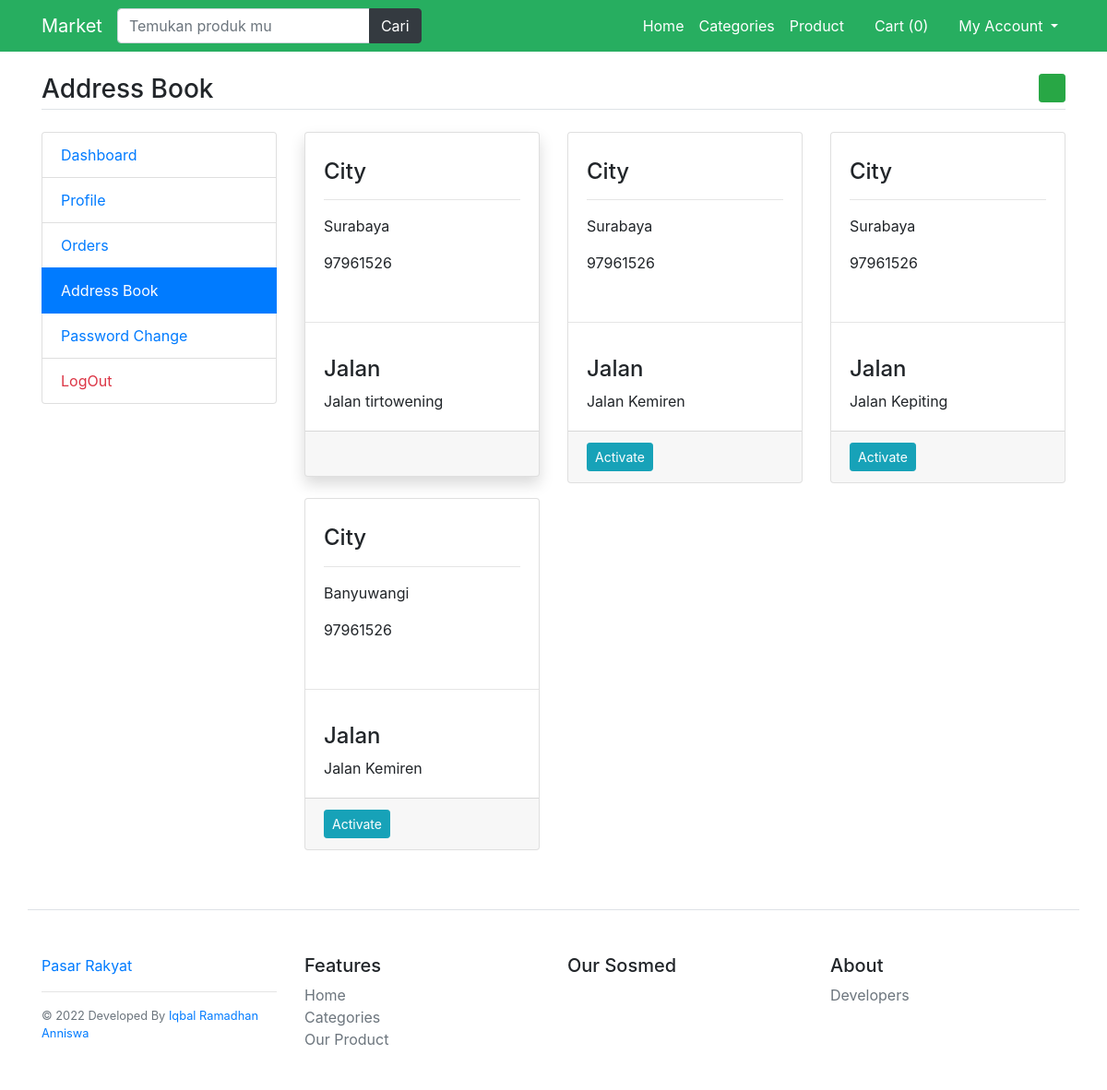
Before: /my_addressbook (signed in) with the older database file.
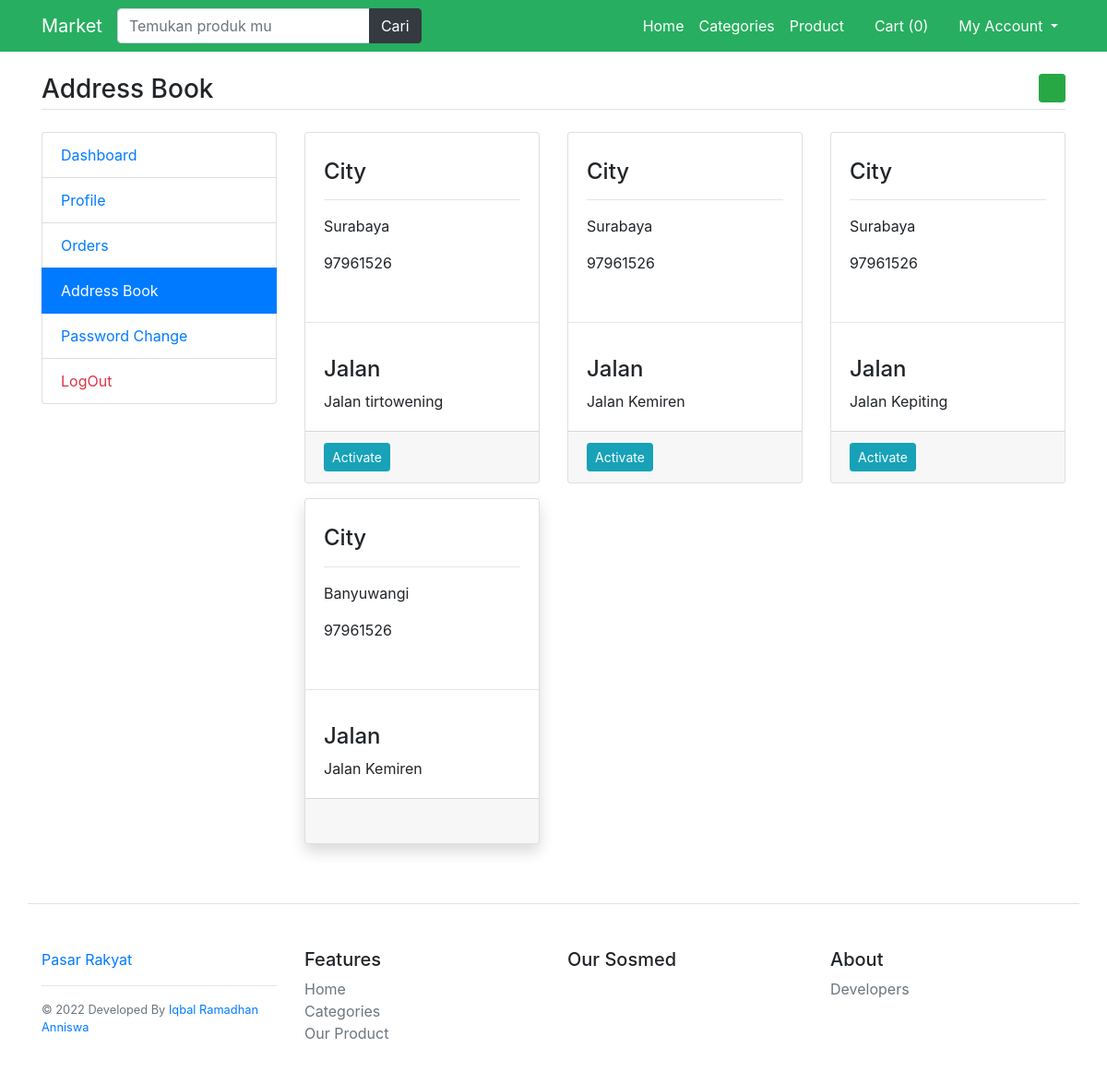
After: the same page with the newer database file.
### main/models.py (models this page shows)
class UserAddressBook(models.Model):
    user=models.ForeignKey(User,on_delete=models.CASCADE)
    mobile=models.CharField(max_length=50,null=True)
    city=models.CharField(max_length=100)
    street=models.CharField(max_length=200)
    status=models.BooleanField(default=False)
    class Meta:
        verbose_name_plural='7.Address Book'

### main/views.py (the view)
# urls.py: path('my_addressbook', views.my_addressbook, name='my_addressbook'),
def my_addressbook(request):
    addbooks=UserAddressBook.objects.filter(user=request.user).order_by('-id')
    return render(request,'user/addressbok.html',{'addbooks':addbooks})

### main/templates/user/addressbok.html (shortened to what this page needs)
{% extends 'base.html' %}
{% load static %}
{% block content %}
<main class="container my-4">
    <h3 class="my-4 border-bottom pb-1">Address Book <a href="{% url 'add-address' %}"
            class="float-right btn btn-sm btn-success"><i class="fa fa-plus"></i></a>
    </h3>
    <div class="row">
        <div class="col-md-3">
            {% include 'user/user-sidebar.html' %}
        </div>
        <div class="col-md-9">
            <div class="row">
                {% for add in addbooks %}
                <div class="col-md-4">
                    <div class="card mb-3 {% if add.status %} shadow {% endif %} address{{add.id}} address">
                        <div class="card-body">
                            <h4>
                                <h4 class="card-text">City</h4>
                                <hr>
                                <p class="card-text">{{add.city}}</p>
                                <p class="card-text">{{add.mobile}}</p>
                            </h4>
                        </div>
                        <hr>
                        <div class="card-body">
                            <h4>Jalan</h4>
                            {{add.street}}
                        </div>
                        {% if add.status %}
                        <div class="card-footer activated{{add.id}}">
                            <i class="fa fa-check-circle text-success check{{add.id}} check"></i>
                            <a href="{% url 'update-address' add.id %}" class="float-right"><i
                                    class="fa fa-edit"></i></a>
                        </div>
                        {% else %}
                        <div class="card-footer footer{{add.id}}">
                            <button data-address="{{add.id}}"
                                class="btn btn-sm btn-info activate-address ">Activate</button>
                            <a href="{% url 'update-address' add.id %}" class="float-right"><i
                                    class="fa fa-edit"></i></a>
                        </div>
                        {% endif %}
                    </div>
                </div>
                {% endfor %}
            </div>
        </div>
    </div>
</main>
{% endblock %}

### main/templates/base.html (shortened to what this page needs)
{% load static %}
<!DOCTYPE html>
<html>
<head>
    <link rel="stylesheet" type="text/css" href="{% static 'fontawesome-free/css/all.min.css' %}" />
    <link rel="stylesheet" type="text/css" href="{% static 'bs4/bootstrap.min.css' %}" />
    <link rel="stylesheet" type="text/css" href="{% static 'custom.css' %}" />
</head>
<body>
    <nav class="navbar navbar-expand-lg navbar-dark " style="background-color:#27AE60 ;">
        <div class="container">
            <a class="navbar-brand" href="{% url 'home' %}">Market</a>
            <div class="collapse navbar-collapse" id="navbarNav">
                <form class="form-inline my-2 my-lg-0" action="/search">
                    <div class="input-group ">
                        <input name="q" type="text" class="form-control" placeholder="Temukan produk mu" />
                        <div class="input-group-append">
                            <button class="btn btn-dark" type="submit" id="button-addon2">Cari</button>
                        </div>
                    </div>
                </form>
                <ul class="navbar-nav ml-auto">
                    <li class="nav-item">
                        <a class="nav-link text-white" href="{% url 'home' %}">Home</a>
                    </li>
                    <li class="nav-item">
                        <a class="nav-link text-white" href="{% url 'category-list' %}">Categories</a>
                    </li>
                    <li class="nav-item">
                        <a class="nav-link text-white" href="{% url 'product-list' %}">Product</a>
                    </li>
                    <li class="nav-item">
                        <a class="nav-link text-white" href="{% url 'cart' %}"><i class="fa fa-shopping-cart"></i> Cart
                            (<span class="cart-list">{{request.session.cartdata|length}}</span>) </a>
                    </li>
                    <li class="nav-item dropdown">
                        <a class="nav-link text-white dropdown-toggle" href="#" id="navbarDropdown" role="button"
                            data-toggle="dropdown" aria-haspopup="true" aria-expanded="false">
                            <i class="fa fa-user"></i> My Account
                        </a>
                    </li>
                </ul>
            </div>
        </div>
    </nav>
    {% block content %}
    {% endblock %}
    <footer class="pt-4 my-md-5 pt-md-5 border-top container">
        <div class="row">
            <div class="col-12 col-md">
                <a href="#">Pasar Rakyat</a>
                <hr style="color:gray">
                <small class="d-block mb-3 text-muted">&copy; 2022 Developed By<a
                        href="https://kayabaakihiko13.github.io/Digital-world/"> Iqbal Ramadhan
                        Anniswa</a></small>
            </div>
            <div class="col-6 col-md">
                <h5>Features</h5>
                <ul class="list-unstyled text-small">
                    <li><a class="text-muted" href="{% url 'home' %}">Home</a></li>
                    <li><a class="text-muted" href="{% url 'category-list' %}">Categories</a></li>
                    <li><a class="text-muted" href="{% url 'product-list' %}">Our Product</a></li>
                </ul>
            </div>
            <div class="col-6 col-md">
                <h5>Our Sosmed</h5>
            </div>
            <div class="col-6 col-md">
                <h5>About</h5>
                <ul class="list-unstyled text-small">
                    <li><a class="text-muted" href="https://kayabaakihiko13.github.io/Digital-world/">Developers</a>
                    </li>
                </ul>
            </div>
        </div>
    </footer>
</body>
</html>

### main/templates/user/user-sidebar.html
<div class="list-group">
    <a href="{% url 'my_dashboard' %}"
        class="list-group-item {% if request.path == '/my_dashboard' %}active {% endif %}">Dashboard</a>
    <a href="{% url 'edit-profile' %}"
        class="list-group-item {% if request.path == '/edit-profile' %}active {% endif %}">Profile</a>
    <a href="{% url 'my_orders' %}" class="list-group-item">Orders</a>
    <a href="{% url 'my_addressbook' %}"
        class="list-group-item {% if request.path == '/my_addressbook' %}active {% endif %}">Address Book</a>
    <a href="{% url 'password_change' %}"
        class="list-group-item {% if request.path == '/accounts/password_change' %}active {% endif %}">Password
        Change</a>
    <a href="{% url 'logout' %}" class="text-danger list-group-item">LogOut</a>
</div>

Changed rows visible on the page:
changed UserAddressBook "Jalan tirtowening": now shows "Activate"
changed UserAddressBook "Banyuwangi": no longer shows "Activate"
